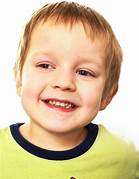
#> input picture Input sample/child23.jpeg, 139 x 179 px
$ jupyter execute 'source code.ipynb'
#> lines starting #> are read from the running program, lines starting #| are printed output that depends on the picture; after the words box and inside, x2 and y2 are one past the last pixel; in counts of white or black regions, pixels touching at a corner belong together
#> the answer given: Input sample/child23.jpeg
[cell 1]
import cv2
from matplotlib import pyplot as plt

def detect_child(image_path):
    # Load the pre-trained face cascade
#> called with image_path = 'Input sample/child23.jpeg'
    face_cascade = cv2.CascadeClassifier(cv2.data.haarcascades + 'haarcascade_frontalface_default.xml')

    # Load the image
    image = cv2.imread(image_path)
#> image is the input picture: shape (179, 139, 3); mean B, G, R 158.3, 193.4, 215.6
    gray_image = cv2.cvtColor(image, cv2.COLOR_BGR2GRAY)
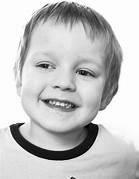
#> gray_image: shape (179, 139); min 1, max 255, mean 196

    # Detect faces in the image
    faces = face_cascade.detectMultiScale(gray_image, scaleFactor=1.1, minNeighbors=5, minSize=(30, 30))
#> faces = [[10, 27, 106, 106]]

    # Check if any detected face is likely to be a child (you may need more sophisticated models for this)
    for (x, y, w, h) in faces:
        # Assuming children are smaller in size
        if w > 100 and h > 100:
            print("Child detected!")
        else:
            print("Not a child")
#> this loop made 1 pass
#| Child detected!
            # You can take further actions here, e.g., notify authorities or trigger an alert

    # Display the image with rectangles around detected faces
    for (x, y, w, h) in faces:
        cv2.rectangle(image, (x, y), (x+w, y+h), (255, 0, 0), 2)
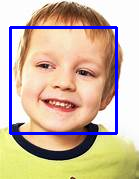
#> image: shape (179, 139, 3); 5.1% of pixels changed, all inside (x1, y1, x2, y2) = (9, 26, 118, 135)

    # Use plt.imshow to display the image
    plt.imshow(cv2.cvtColor(image, cv2.COLOR_BGR2RGB))
    plt.show()

# Example usage
image_path = input(r'C:\Users\Rohit Yadav\PycharmProjects\pythonProject\child23.jpeg')
detect_child(image_path)

$ run again, with Input sample/men23.jpeg copied over Input sample/child23.jpeg
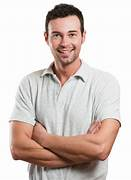
#> input picture Input sample/men23.jpeg, 131 x 180 px
#> in detect_child, image is the input picture: shape (180, 131, 3); mean B, G, R 195.7, 201.1, 213.8
#> in detect_child, `gray_image = cv2.cvtColor(image, cv2.COLOR_BGR2GRAY)`:
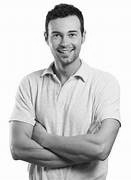
#> gray_image: shape (180, 131); min 2, max 255, mean 204.3
#> faces = [[41, 15, 49, 49]]
#> the loop in detect_child, `for (x, y, w, h) in faces:` made 1 pass
#> (printed output is left out)
#> after the loop in detect_child, `for (x, y, w, h) in faces:`:
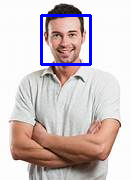
#> image: shape (180, 131, 3); 2.48% of pixels changed, all inside (x1, y1, x2, y2) = (40, 14, 92, 66)
